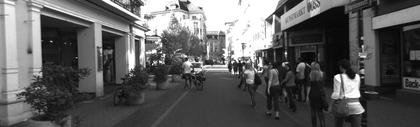
%> input picture Matlab/cam00/0000000004.png, 420 x 127 px, shrunk from 1238 x 374 before the run
$ octave Main.m   (GNU Octave 9; MATLAB toolbox functions it lacks are replaced by stand-ins)
%> lines starting %> are read from the running program, lines starting %| are printed output that depends on the picture
### Matlab/charger_images_gris.m
function [img1, img2] = charger_images_gris(chemin1, chemin2)
%> called with chemin1 = './cam00/0000000004.png', chemin2 = './cam01/0000000004.png'
% CHARGER_IMAGES_GRIS Charge deux images et les convertit en niveaux de gris
%   [img1, img2] = charger_images_gris(chemin1, chemin2)
%   chemin1 : chemin vers la première image
%   chemin2 : chemin vers la deuxième image
%   img1, img2 : images en niveaux de gris

    % Charger la première image
    if exist(chemin1, 'file')
        img1_orig = imread(chemin1);
%> img1_orig is the input picture: size 127x420 uint8; min 0, max 255, mean 93.4
    else
        error('Fichier non trouvé : %s', chemin1);
    end

    % Charger la deuxième image
    if exist(chemin2, 'file')
        img2_orig = imread(chemin2);
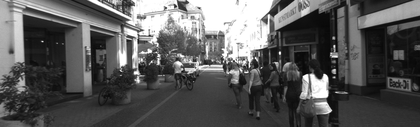
%> input picture Matlab/cam01/0000000004.png, 420 x 127 px, shrunk from 1238 x 374 before the run
%> img2_orig is the input picture: size 127x420 uint8; min 0, max 255, mean 89.5
%> call 2 of charger_images_gris, with chemin1 = './cam00/0000000003.png', chemin2 = './cam01/0000000003.png'
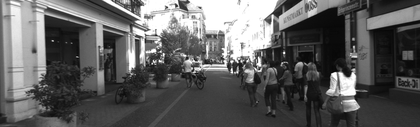
%> input picture Matlab/cam00/0000000003.png, 420 x 127 px, shrunk from 1238 x 374 before the run
%> in charger_images_gris, img1_orig is the input picture: size 127x420 uint8; min 0, max 255, mean 94.3
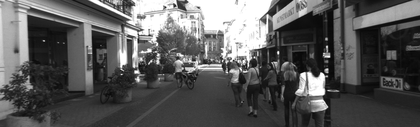
%> input picture Matlab/cam01/0000000003.png, 420 x 127 px, shrunk from 1238 x 374 before the run
%> in charger_images_gris, img2_orig is the input picture: size 127x420 uint8; min 2, max 255, mean 89.9
    else
        error('Fichier non trouvé : %s', chemin2);
    end

    % Convertir en niveaux de gris
    if size(img1_orig, 3) == 3
        img1 = rgb2gray(img1_orig);
    else
        img1 = img1_orig;
    end

    if size(img2_orig, 3) == 3
        img2 = rgb2gray(img2_orig);
    else
        img2 = img2_orig;
    end
end

### Matlab/loadCalibrationCamToCam.m
function calib = loadCalibrationCamToCam(filename)

% open file
fid = fopen(filename,'r');

if fid<0
  calib = [];
  return;
end

% read corner distance
calib.cornerdist = readVariable(fid,'corner_dist',1,1);

% read all cameras (maximum: 100)
for cam=1:100

  % read variables
  S_      = readVariable(fid,['S_' num2str(cam-1,'%02d')],1,2);
  K_      = readVariable(fid,['K_' num2str(cam-1,'%02d')],3,3);
  D_      = readVariable(fid,['D_' num2str(cam-1,'%02d')],1,5);
  R_      = readVariable(fid,['R_' num2str(cam-1,'%02d')],3,3);
  T_      = readVariable(fid,['T_' num2str(cam-1,'%02d')],3,1);
  S_rect_ = readVariable(fid,['S_rect_' num2str(cam-1,'%02d')],1,2);
  R_rect_ = readVariable(fid,['R_rect_' num2str(cam-1,'%02d')],3,3);
  P_rect_ = readVariable(fid,['P_rect_' num2str(cam-1,'%02d')],3,4);

  % calibration for this cam completely found?
  if isempty(S_) || isempty(K_) || isempty(D_) || isempty(R_) || isempty(T_)
    break;
  end

  % write calibration
  calib.S{cam} = S_;
  calib.K{cam} = K_;
  calib.D{cam} = D_;
  calib.R{cam} = R_;
  calib.T{cam} = T_;

  % if rectification available
  if ~isempty(S_rect_) && ~isempty(R_rect_) && ~isempty(P_rect_)
    calib.S_rect{cam} = S_rect_;
    calib.R_rect{cam} = R_rect_;
    calib.P_rect{cam} = P_rect_;
  end
end

% close file
fclose(fid);

%%%%%%%%%%%%%%%%%%%%%%%%%%%%%%%%%%%%%%%%%%%%%%
%%%%%%%%%%%%%%%%%%%%%%%%%%%%%%%%%%%%%%%%%%%%%%

function A = readVariable(fid,name,M,N)
%> called with fid = 5, name = 'corner_dist', M = 1, N = 1

% rewind
fseek(fid,0,'bof');

% search for variable identifier
success = 1;
while success>0
  [str,success] = fscanf(fid,'%s',1);
  if strcmp(str,[name ':'])
    break;
  end
end

% return if variable identifier not found
if ~success
  A = [];
  return;
end

% fill matrix
A = zeros(M,N);
for m=1:M
  for n=1:N
    [val,success] = fscanf(fid,'%f',1);
    if success
      A(m,n) = val;
    else
      A = [];
      return;
    end
  end
end

### Matlab/odoStereo.m
function [R,T,P,map3D] = odoStereo(L1,R1,L2,matK,baseline,nbPtsMin,DISPLAY)
%> called with matK = [707 0 604.1; 0 707 180.5; 0 0 1], baseline = 0.537, nbPtsMin = 30, DISPLAY = 1
% odometry
% [R,T,P,map3D] = odoStereo(L1,R1,L2,matK,baseline,nbPtsMin);
%
% Uses matched Orb points (L1,R1) to triangulate 3D points find them in
% L2 images and compute the pose.
% The pose estimation is then refined with non-linear estimation

% INPUT:
%   L1 : left image instant t
%   R1 : right image instant t
%   L2 : left image instant t+1
%   matK : intrinsic matrix
%   baseline : base line of the stereo rig
%   nbPtsMin : min number of points to compute the pose. [30]
%   DISPLAY : display matched points Left,Right and matched points L1 L2  [0]
%
% OUTPUT:
%
%  R : rotation of the stereo rig between t and t+1 (in the frame of L1) :
%  X_{t+1}=R(X_t -T)
%  T : translation of the stereo rig between t and t+1
%  P : L2 projection matrix : P=[R,-R*T]
%  map3D : triangulated points

% input : L1,R1,L2,focale,matK,baseline
% output : R,T,P,map3D
% projection fct L2 : P=[R,-R*T]
% test interne de rejet : nb de points min (nbPtsMin)

%Utiliser la matrice fondamentale (pour eviter d avoir a utiliser un mask

if (nargin<5)
    nbPtsMin=30;
end

if nargin<6
    DISPLAY=0;
end

seuilEpipo=0.8;
[nl,nc]=size(L1);
focale=matK(1,1);

pointsL1 = detectORBFeatures(L1);
%> pointsL1 = 1179 points; strongest (x, y): (338, 76), (358, 76), (357, 77), (353, 79), (227, 66)
[featuresL1, valid_pointsL1] = extractFeatures(L1, pointsL1);
%> valid_pointsL1 has the same summary as pointsL1
% affichage des points gauche
if (DISPLAY)
    figure(1),imagesc(L1),colormap(gray),axis('image')
    hold on
    plot(pointsL1)
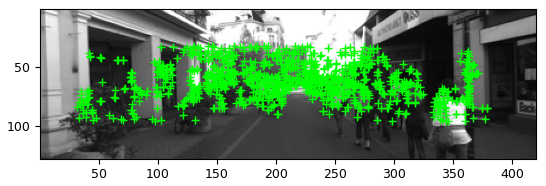
%> figure redrawn from the program's plot data
    hold off
end

pointsR1 = detectORBFeatures(R1);
%> pointsR1 = 1167 points; strongest (x, y): (325, 76), (325, 77), (306, 76), (325, 76), (138, 73)
[featuresR1, valid_pointsR1] = extractFeatures(R1, pointsR1);
%> valid_pointsR1 has the same summary as pointsR1

% matching gauche-droite
indexPairs = matchFeatures(featuresL1, featuresR1);
%> indexPairs = 55 rows, first 12: [8 10; 10 14; 16 18; 18 19; 19 20; 20 22; 21 11; 25 27; 30 32; 34 25; 35 34; 47 44]
matchedPointsL1 = valid_pointsL1(indexPairs(:, 1), :);
%> matchedPointsL1 = 55 points; strongest (x, y): (142, 38), (137, 38), (136, 42), (134, 40), (134, 38)
matchedPointsR1 = valid_pointsR1(indexPairs(:, 2), :);
%> matchedPointsR1 = 55 points; strongest (x, y): (129, 39), (128, 42), (134, 38), (126, 40), (126, 38)
if (DISPLAY)
    figure; showMatchedFeatures(L1, R1, matchedPointsL1, matchedPointsR1);
%> after `showMatchedFeatures(L1, R1, matchedPointsL1, matchedPointsR1)`:
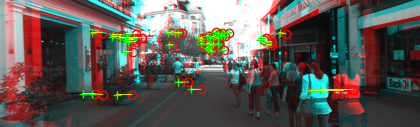
%> figure redrawn from the program's plot data
end

% test de la geo epipolaire et selection des points
seuilDisp = 1.0;
deplt=matchedPointsR1.Location-matchedPointsL1.Location;
%> deplt = 55 rows, first 12: [-1 0; -11 0; -4 0; -4 0; -4 0; 0 0; -1 -1; -9 0; -1 0; -6 -1; -9 0; -2 0]
indEpipo=find(abs(deplt(:,2))<seuilEpipo & abs(deplt(:,1))>seuilDisp)  ; %Modifié
%> indEpipo = 32 values from 2 to 54
%> (the rest of the program and of its run is left out)
